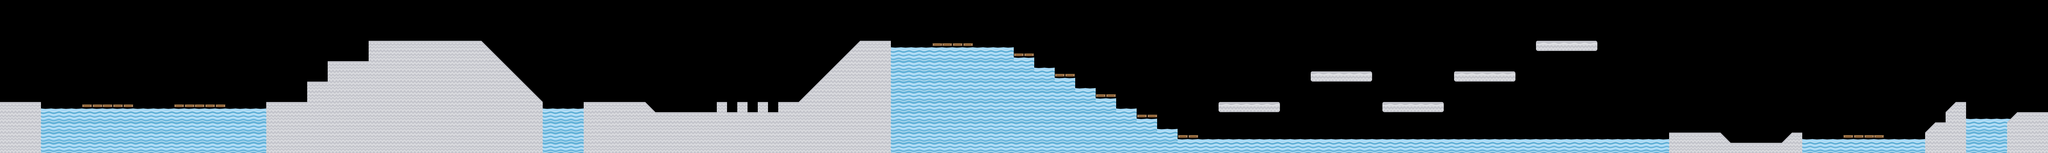

This is a level from a 2D game, rendered from its Tiled map with the project's own tilesets. A one-line summary and the map file follow, with tile-layer data summarised:
An orthogonal 200x15 tile map with 32x32 px tiles, 2 tile layers (Lava, Wall).

<map version="1.0" tiledversion="1.0.2" orientation="orthogonal" renderorder="right-down" width="200" height="15" tilewidth="32" tileheight="32" nextobjectid="1">
 <tileset firstgid="1" source="NewFase3.tsx" />
 <layer name="Lava" width="200" height="15">
  <data>[3000 cells, 475 non-empty, 3 distinct tile ids]</data>
 </layer>
 <layer name="Wall" width="200" height="15">
  <data>[3000 cells, 553 non-empty, 16 distinct tile ids]</data>
 </layer>
</map>